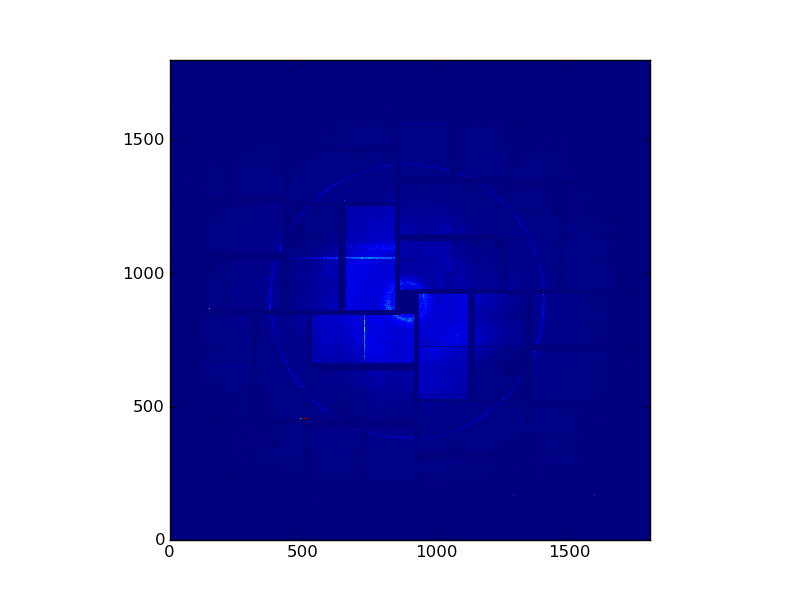
#> input picture tutorial/images/assembled-gold.png, 800 x 600 px
$ python -i filter.py   (imports and definitions only)   (older library calls are emulated)
#> lines starting #> are read from the running program, lines starting #| are printed output that depends on the picture; after the words box and inside, x2 and y2 are one past the last pixel; in counts of white or black regions, pixels touching at a corner belong together

import tables

import numpy as np
import matplotlib.pyplot as plt

from scipy.ndimage import filters


def find_edges(image, threshold=0.0025, minf_size=1, medf_size=8):
    """
    Applies an edge filter followed by a noise reduction filter. Very good
    at locating powder rings and filtering everything else out.

    Parameters
    ----------
    image : ndarray
        An image to find the edges of

    Returns
    -------
    binary_image : ndarray, np.bool
        A binary image, with "1" where there are powder rings/strong edges
    """

    image = np.abs(filters.sobel(image, 0)) + np.abs(filters.sobel(image, 1))
    image -= image.min()

    assert image.min() == 0
    assert image.max() > 0

    image = (image > (image.max() * threshold)).astype(np.bool)

    image = filters.minimum_filter(image, size=minf_size)
    image = filters.median_filter(image, size=medf_size)

    return image.astype(np.bool)


# [1 line that did not run here, left out]
# [1 line that did not run here, left out]

# [2 lines not run here, left out]

>>> import cv2
>>> picture = cv2.imread('../tutorial/images/assembled-gold.png', cv2.IMREAD_GRAYSCALE)
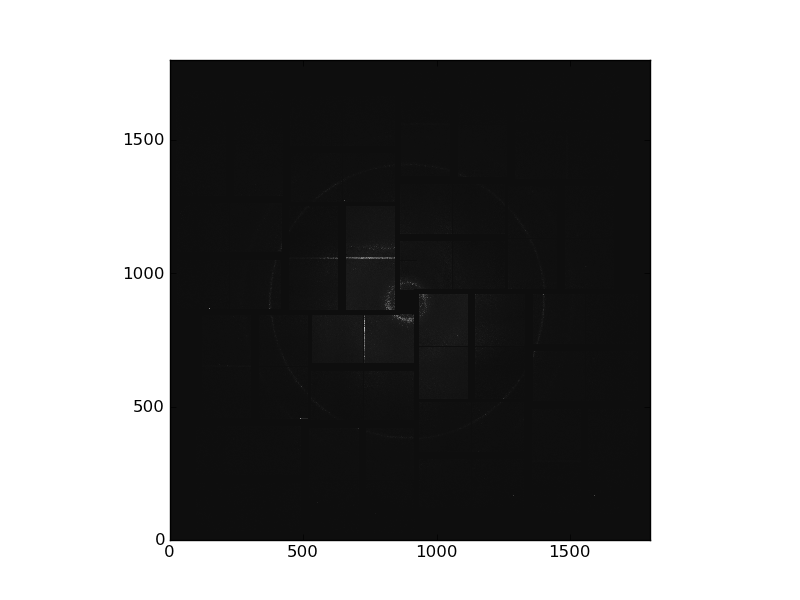
#> picture: shape (600, 800); min 0, max 255, mean 138.7
>>> result = find_edges(picture)
#> in find_edges, `image = np.abs(filters.sobel(image, 0)) + np.abs(filters.sobel(image, ..`:
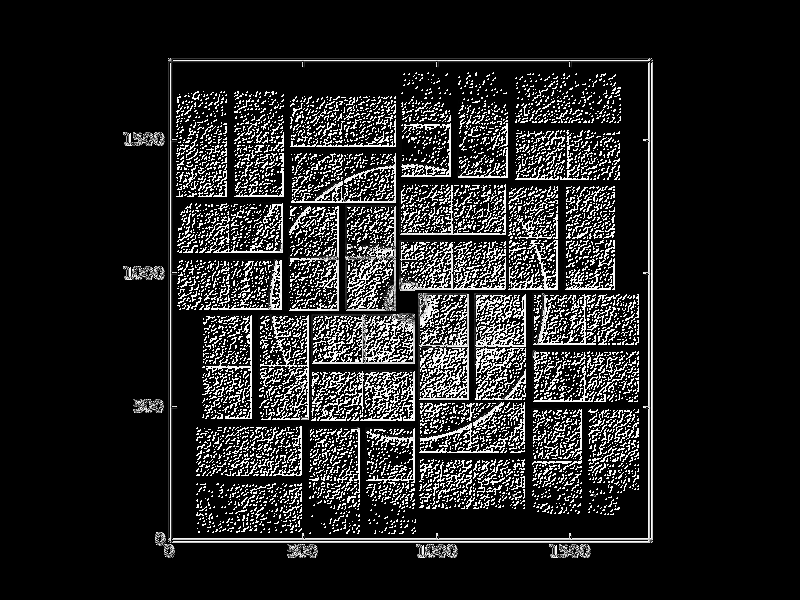
#> image: shape (600, 800); min 0, max 254, mean 34.5
#> in find_edges, `image = (image > (image.max() * threshold)).astype(np.bool)`:
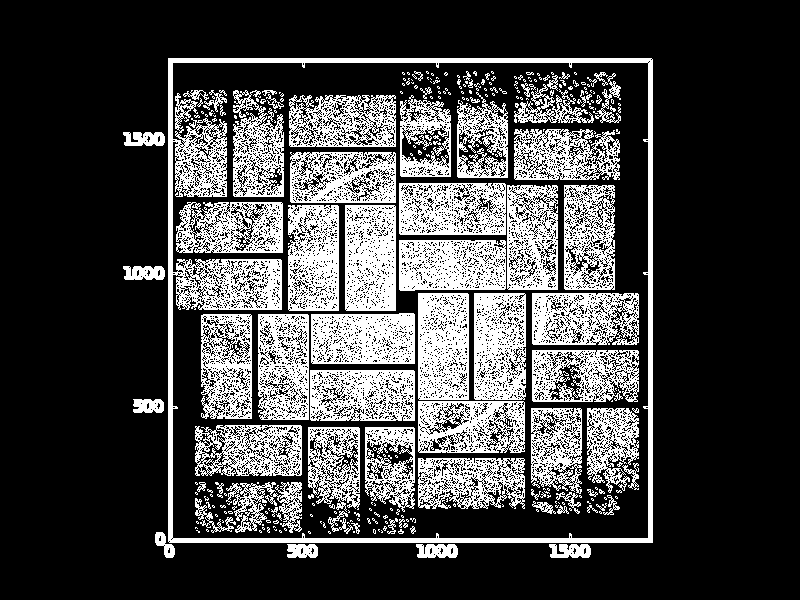
#> image: shape (600, 800) bool; 26.9% white; 331 white regions (248 under 20 px), largest, box (x1, y1, x2, y2) and area: (168, 58, 653, 543) 16178, (345, 205, 396, 311) 4780, (418, 293, 469, 400) 4749
#> in find_edges, `image = filters.median_filter(image, size=medf_size)`:
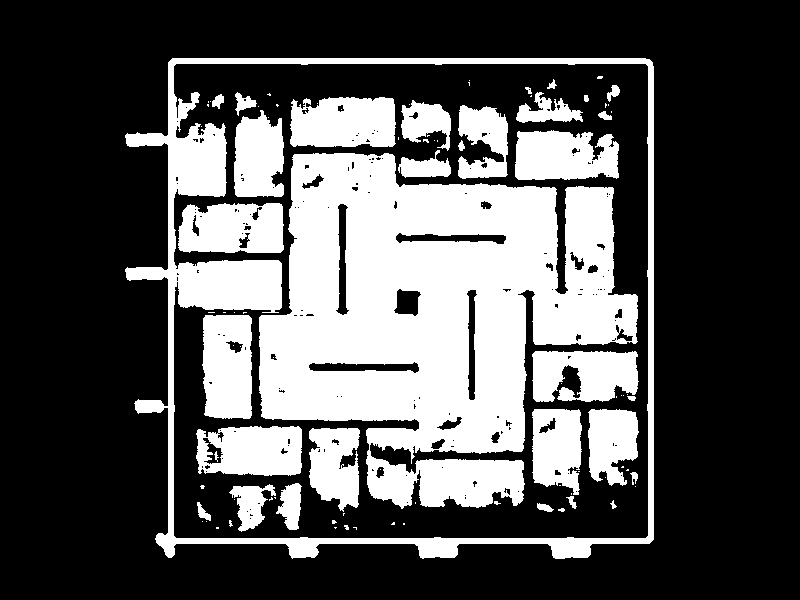
#> image: shape (600, 800) bool; 32.3% white; 95 white regions (61 under 20 px), largest, box (x1, y1, x2, y2) and area: (259, 153, 638, 509) 81521, (125, 58, 654, 559) 23654, (290, 97, 396, 147) 4770

$ run again, on tutorial/images/calibrate-filter.png
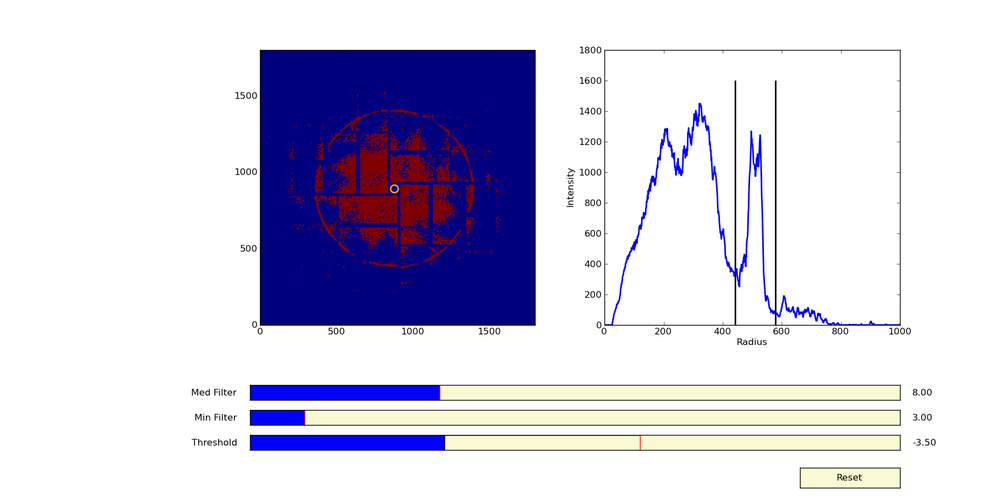
#> input picture tutorial/images/calibrate-filter.png, 1000 x 500 px, shrunk from 1800 x 900 before the run
#> in find_edges, `image = (image > (image.max() * threshold)).astype(np.bool)`:
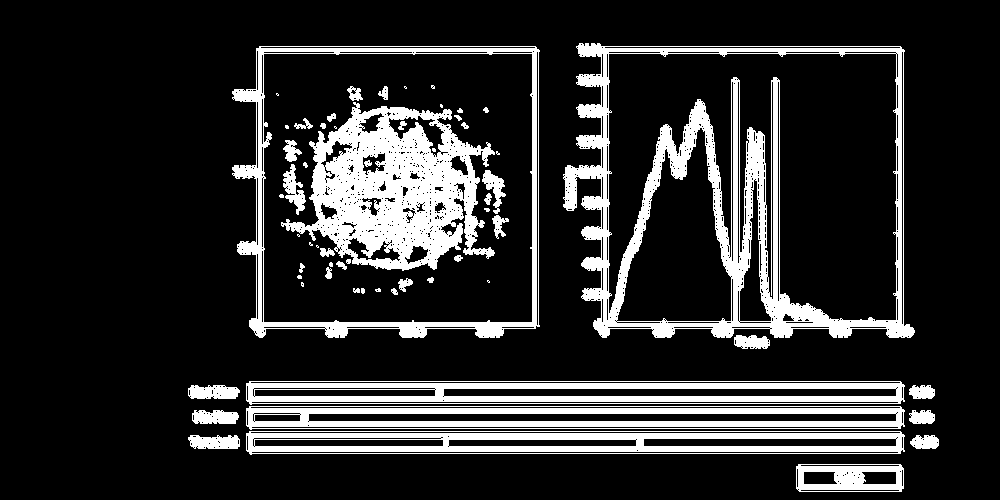
#> image: shape (500, 1000) bool; 17.3% white; 60 white regions (18 under 20 px), largest, box (x1, y1, x2, y2) and area: (563, 43, 915, 338) 23107, (281, 102, 495, 271) 18894, (246, 431, 905, 455) 9574
#> in find_edges, `image = filters.median_filter(image, size=medf_size)`:
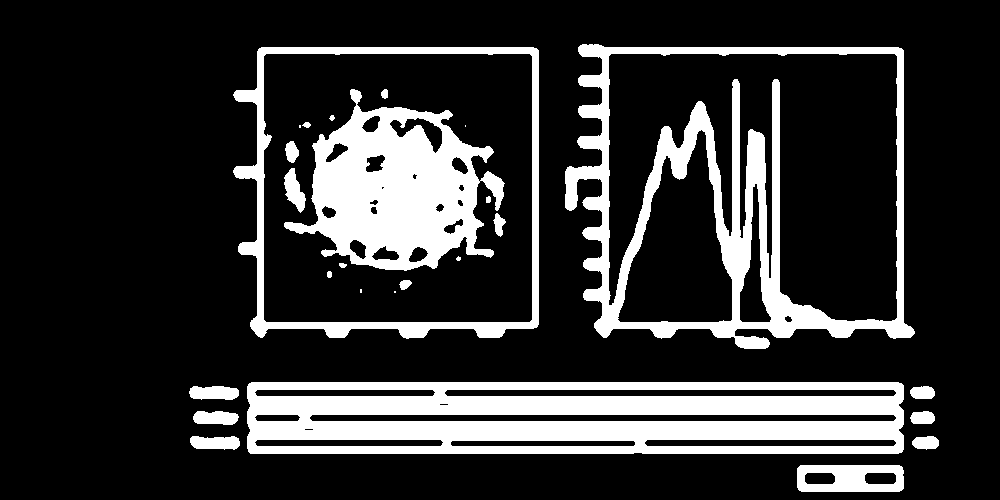
#> image: shape (500, 1000) bool; 19.6% white; 26 white regions (5 under 20 px), largest, box (x1, y1, x2, y2) and area: (247, 382, 904, 454) 36105, (565, 44, 915, 349) 25285, (284, 89, 505, 271) 21087

$ run again, on tutorial/images/optgeom.png
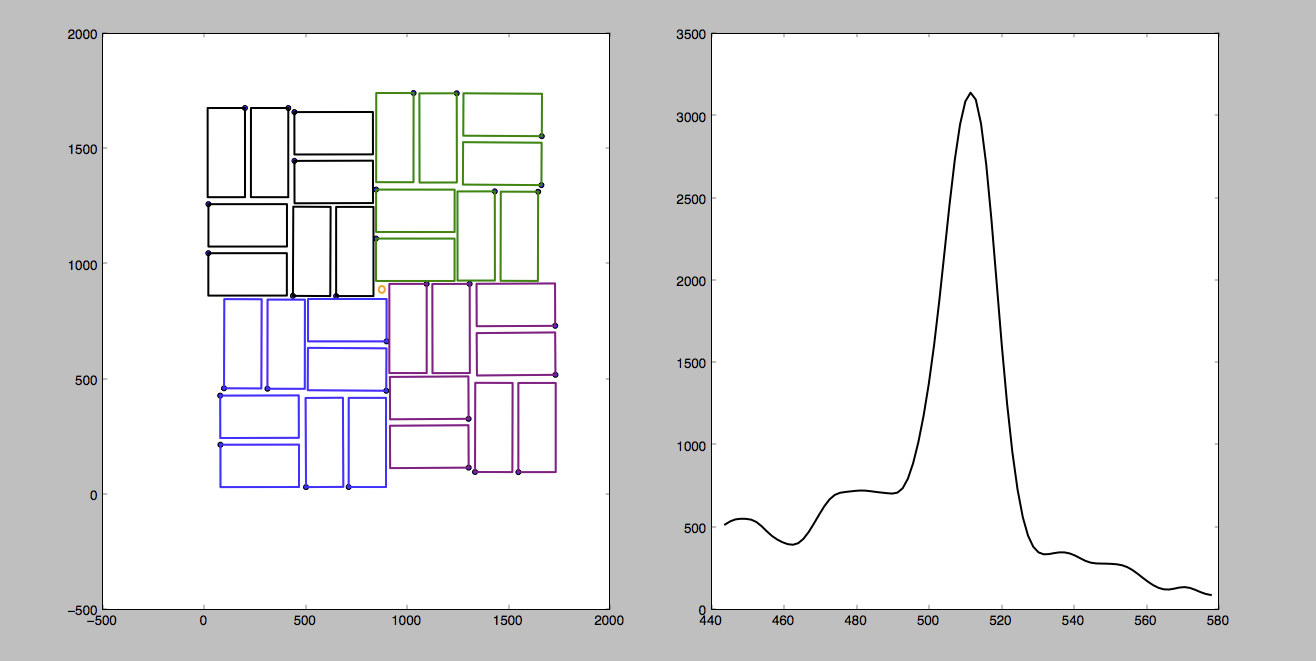
#> input picture tutorial/images/optgeom.png, 1316 x 661 px
#> in find_edges, `image = (image > (image.max() * threshold)).astype(np.bool)`:
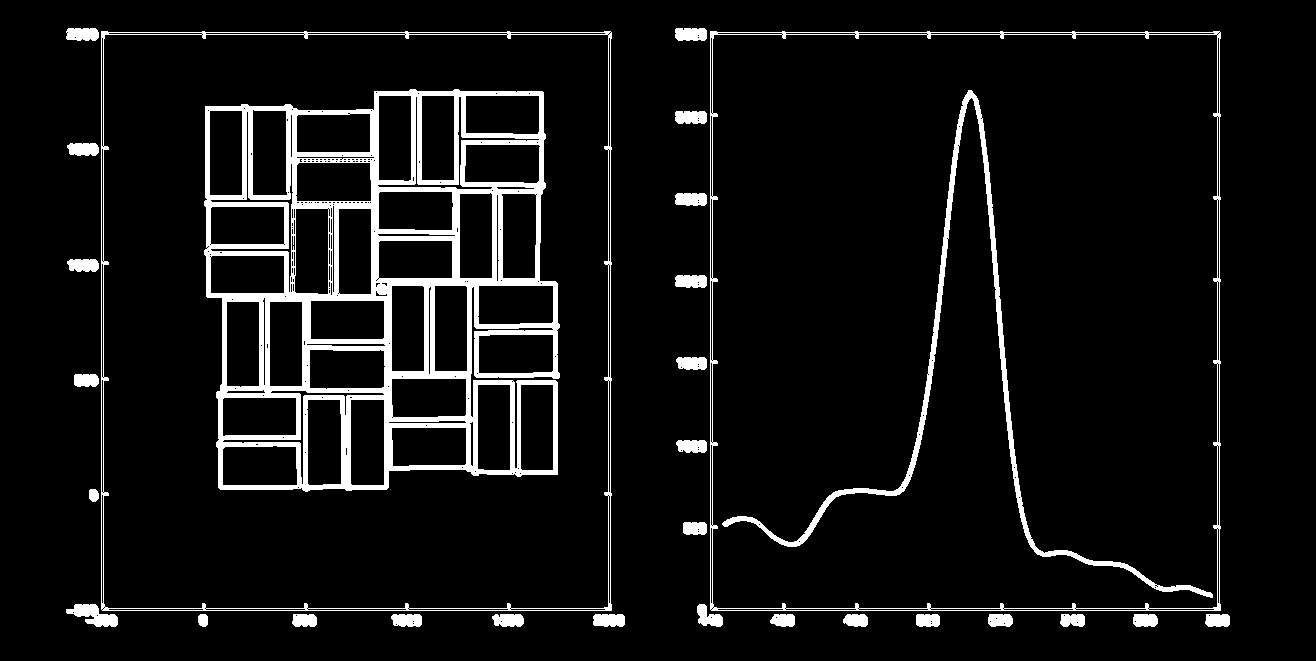
#> image: shape (661, 1316) bool; 7.2% white; 30 white regions, largest, box (x1, y1, x2, y2) and area: (204, 89, 560, 492) 37696, (722, 90, 1213, 598) 6608, (710, 31, 1221, 611) 4916
#> in find_edges, `image = filters.median_filter(image, size=medf_size)`:
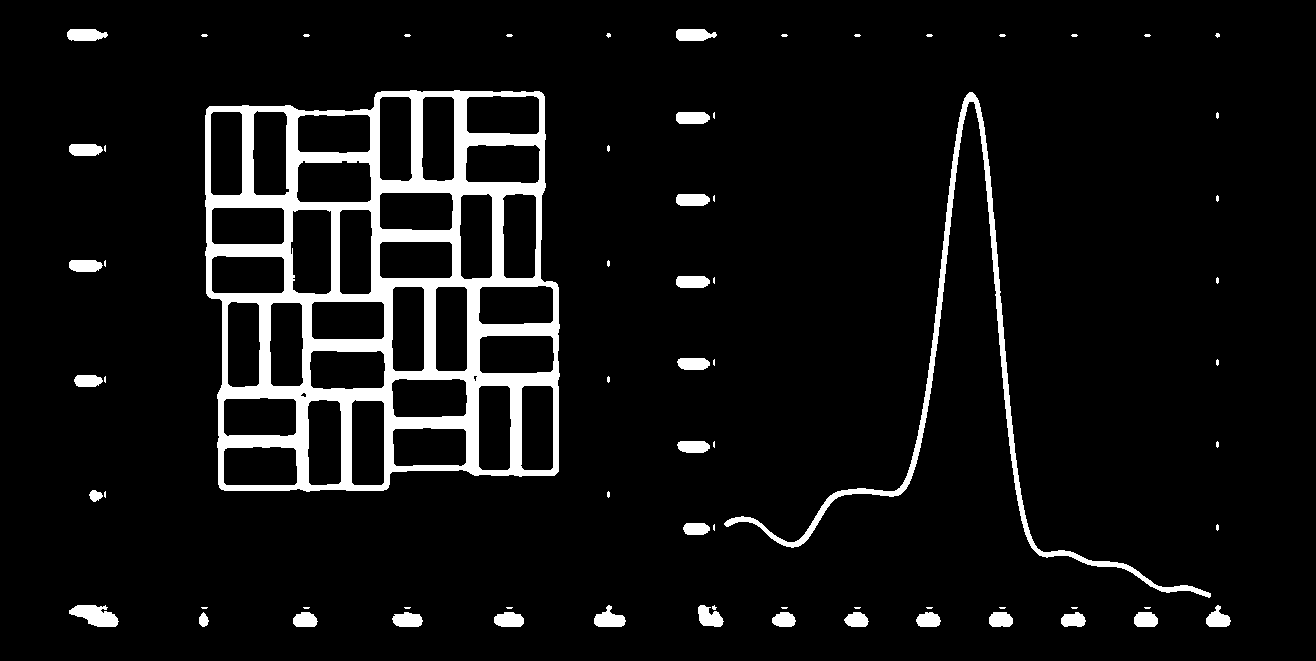
#> image: shape (661, 1316) bool; 7.1% white; 71 white regions (43 under 20 px), largest, box (x1, y1, x2, y2) and area: (205, 90, 560, 492) 45077, (724, 92, 1211, 598) 6821, (69, 605, 119, 627) 714

$ run again, on tutorial/images/q1.png
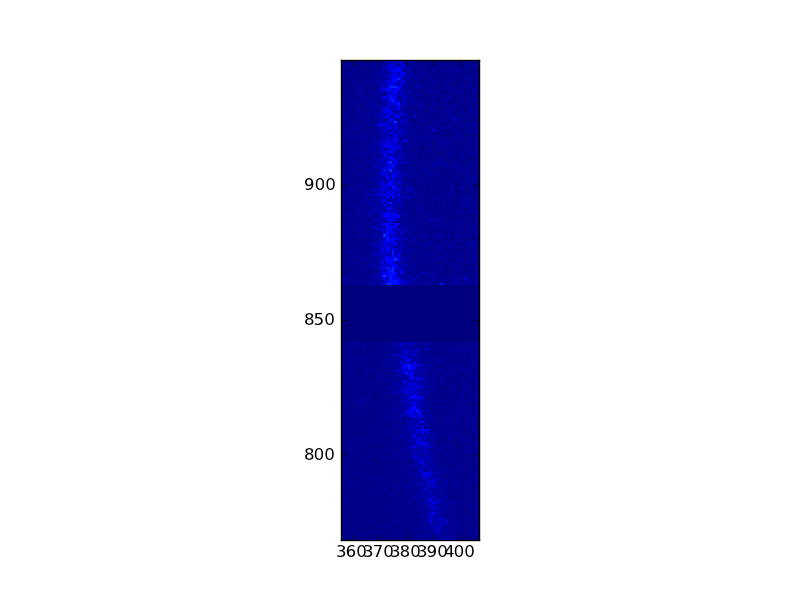
#> input picture tutorial/images/q1.png, 800 x 600 px
#> in find_edges, `image = (image > (image.max() * threshold)).astype(np.bool)`:
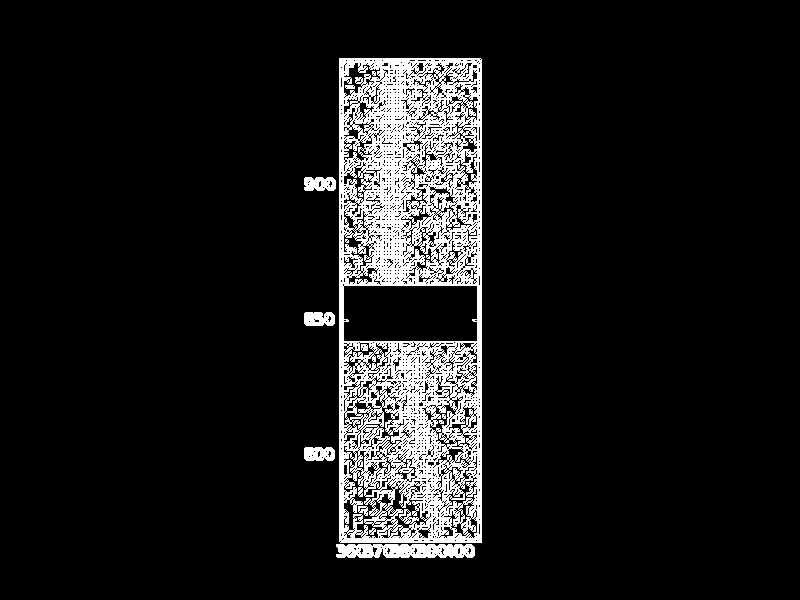
#> image: shape (600, 800) bool; 9.7% white; 17 white regions (6 under 20 px), largest, box (x1, y1, x2, y2) and area: (339, 58, 482, 543) 43429, (336, 544, 475, 558) 1677, (304, 177, 336, 191) 381
#> in find_edges, `image = filters.median_filter(image, size=medf_size)`:
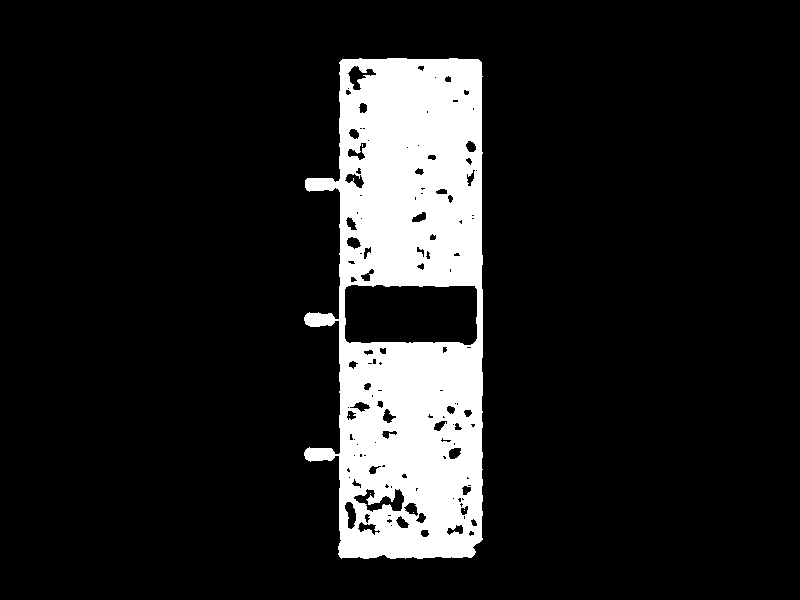
#> image: shape (600, 800) bool; 12.7% white; 6 white regions (5 under 20 px), largest, box (x1, y1, x2, y2) and area: (304, 58, 483, 559) 60783
